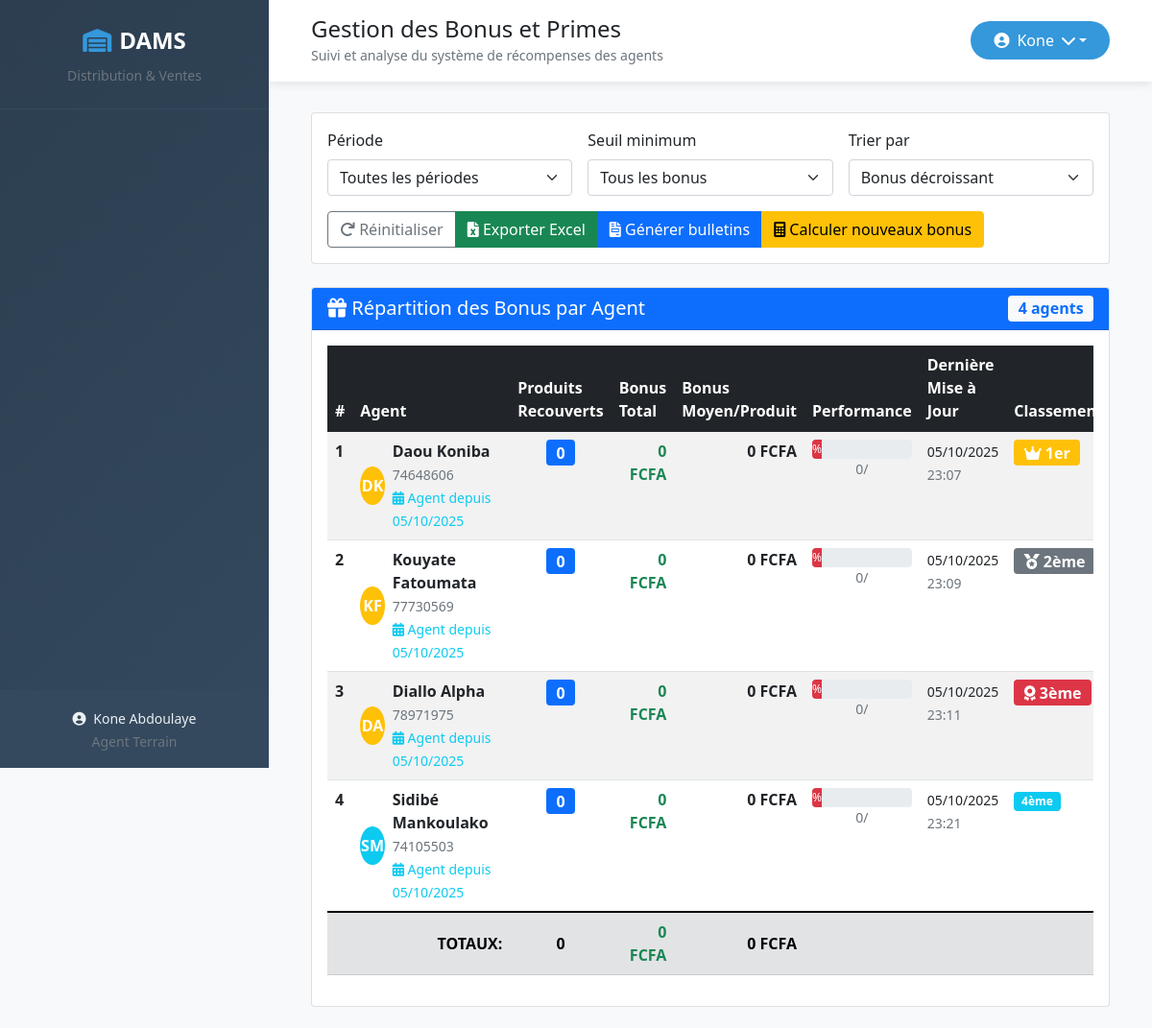
/analyses/bonus (signed in, upper part), run on an earlier commit of the app's database.
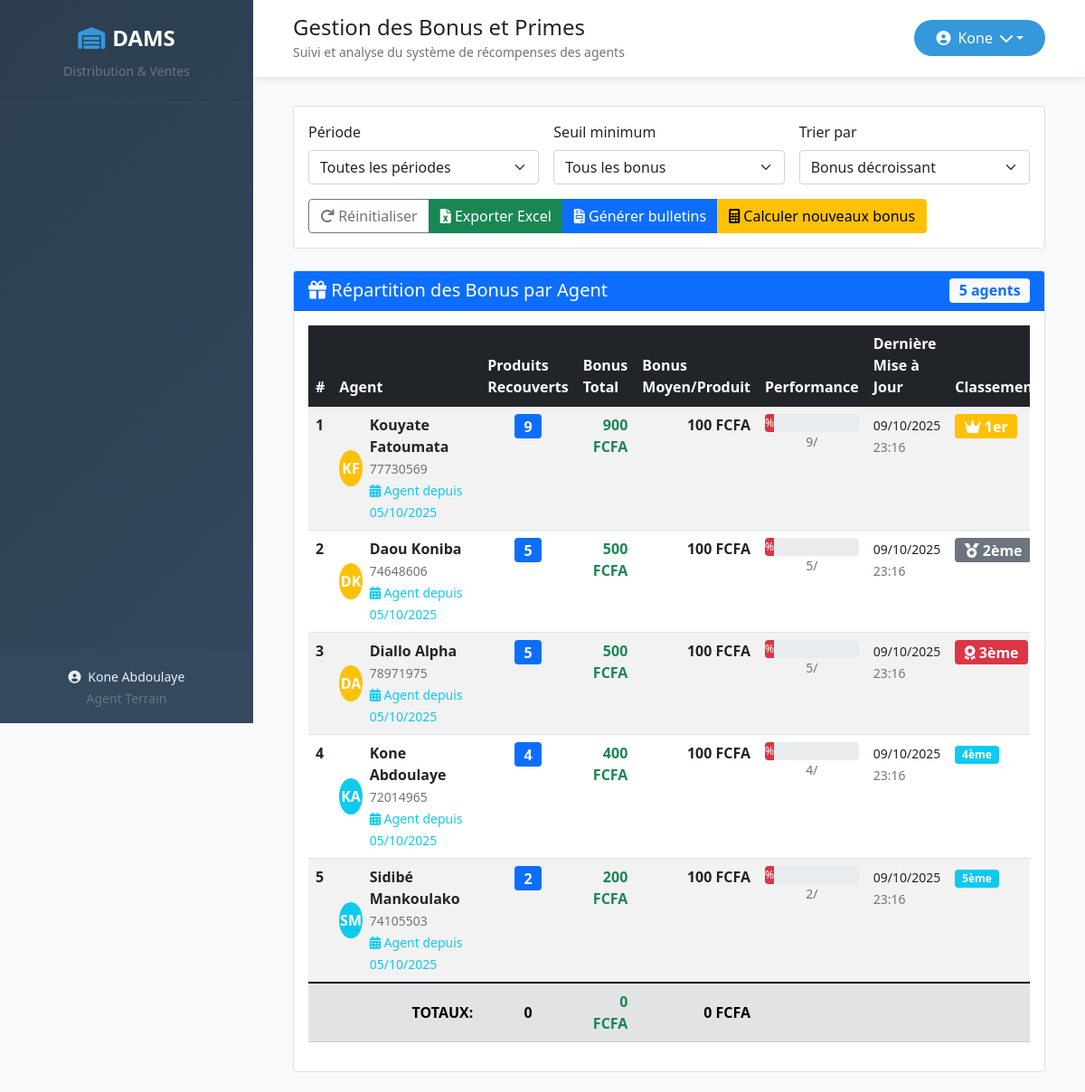
And on a later commit of the database.
### core/models.py (models this page shows, shortened)
class BonusAgent(models.Model):
    agent = models.OneToOneField(
        Agent,
        on_delete=models.CASCADE,
        related_name='bonus'
    )
    nombre_produits_recouverts = models.PositiveIntegerField(default=0)
    total_bonus = models.DecimalField(max_digits=10, decimal_places=2, default=0)
    date_mise_a_jour = models.DateTimeField(auto_now=True)

class Agent(models.Model):
    TYPE_AGENT_CHOICES = (
        ('direction', 'Direction'),
        ('entrepot', 'Superviseur'),
        ('terrain', 'Agent'),
        ('stagiaire', 'Stagiaire'),
    )
    user = models.OneToOneField(User, on_delete=models.CASCADE)
    type_agent = models.CharField(max_length=50, choices=TYPE_AGENT_CHOICES)
    telephone = models.CharField(max_length=50, blank=True, null=True)
    ajustement_solde = models.DecimalField(
        max_digits=12,
        decimal_places=2,
        default=0,
        help_text="Ajustement manuel du solde (+/- FCFA)"
    )
    date_creation = models.DateTimeField(auto_now_add=True)
    date_expiration = models.DateTimeField(
    "Date d’expiration (stagiaire)",
    blank=True, null=True
    )
    @property
    def full_name(self):
        return self.user.get_full_name() or self.user.username

### core/views.py (the view)
# urls.py: path('analyses/bonus', views.tous_les_bonus, name='tous_les_bonus'),
@login_required
def tous_les_bonus(request):
    bonus_agents = BonusAgent.objects.select_related('agent').order_by('-total_bonus')
    context = {
        'bonus_agents': bonus_agents,
        'tous_bonus': True,
    }
    return render(request, 'core/analyses/tous_les_bonus_admin.html', context)

### core/context_processors.py (called while the page is built, shortened)
def agent_context(request):
    context = {}
    return context

### core/templates/core/analyses/tous_les_bonus_admin.html (shortened to what the changed rows need)
{% extends 'base_admin.html' %}
{% load humanize %}
{% block content %}
<div class="container-fluid">
    <div class="row">
        <div class="col-12">
            <div class="card">
                <div class="card-header bg-primary text-white d-flex justify-content-between align-items-center">
                    <h5 class="card-title mb-0">
                        <i class="fas fa-gift"></i> Répartition des Bonus par Agent
                    </h5>
                    <span class="badge bg-light text-primary fs-6">
                        {{ bonus_agents.count }} agent{{ bonus_agents.count|pluralize }}
                    </span>
                </div>
                <div class="card-body">
                    <div class="table-responsive">
                        <table class="table table-hover table-striped" id="tableBonus">
                            <thead class="table-dark">
                                <tr>
                                    <th width="60">#</th>
                                    <th>Agent</th>
                                    <th width="120">Produits Recouverts</th>
                                    <th width="120">Bonus Total</th>
                                    <th width="120">Bonus Moyen/Produit</th>
                                    <th width="100">Performance</th>
                                    <th width="120">Dernière Mise à Jour</th>
                                    <th width="100">Classement</th>
                                </tr>
                            </thead>
                            <tbody>
                                {% for bonus in bonus_agents %}
                                <tr>
                                    <td>
                                        <strong>{{ forloop.counter }}</strong>
                                    </td>
                                    <td>
                                        <div class="d-flex align-items-center">
                                            <div class="avatar-sm bg-{% if forloop.counter <= 3 %}warning{% else %}info{% endif %} rounded-circle d-flex align-items-center justify-content-center me-2"
                                                 style="width: 40px; height: 40px;">
                                                <span class="text-white fw-bold">
                                                    {{ bonus.agent.user.first_name|first }}{{ bonus.agent.user.last_name|first }}
                                                </span>
                                            </div>
                                            <div>
                                                <strong>{{ bonus.agent.full_name }}</strong>
                                                <br>
                                                <small class="text-muted">
                                                    {{ bonus.agent.telephone|default:"Tél. non renseigné" }}
                                                </small>
                                                <br>
                                                <small class="text-info">
                                                    <i class="fas fa-calendar-alt"></i>
                                                    Agent depuis {{ bonus.agent.user.date_joined|date:"d/m/Y" }}
                                                </small>
                                            </div>
                                        </div>
                                    </td>
                                    <td class="text-center">
                                        <span class="badge bg-primary fs-6" data-bs-toggle="tooltip"
                                              title="{{ bonus.nombre_produits_recouverts }} produits recouverts à temps">
                                            {{ bonus.nombre_produits_recouverts|intcomma }}
                                        </span>
                                    </td>
                                    <td class="text-end text-success">
                                        <strong>{{ bonus.total_bonus|floatformat:0|intcomma }} FCFA</strong>
                                    </td>
                                    <td class="text-end">
                                        {% with bonus_moyen=bonus.total_bonus|default:0|floatformat:0 %}
                                        {% widthratio bonus.total_bonus bonus.nombre_produits_recouverts 1 as bonus_par_produit %}
                                        <strong>{{ bonus_par_produit|default:0|floatformat:0|intcomma }} FCFA</strong>
                                        {% endwith %}
                                    </td>
                                    <td>
                                        <div class="progress" style="height: 20px;">
                                            {% with pourcentage_performance=bonus.nombre_produits_recouverts|default:0 %}
                                            {% widthratio bonus.nombre_produits_recouverts objectif_reference 100 as pourcentage %}
                                            <div class="progress-bar bg-{% if pourcentage > 100 %}success{% elif pourcentage > 70 %}warning{% else %}danger{% endif %}"
                                                 style="width: {{ pourcentage }}%"
                                                 data-bs-toggle="tooltip"
                                                 title="{{ pourcentage|floatformat:1 }}% de l'objectif">
                                                {{ pourcentage|floatformat:0 }}%
                                            </div>
                                            {% endwith %}
                                        </div>
                                        <small class="text-muted d-block text-center">
                                            {{ bonus.nombre_produits_recouverts }}/{{ objectif_reference }}
                                        </small>
                                    </td>
                                    <td>
                                        <small>{{ bonus.date_mise_a_jour|date:"d/m/Y" }}</small>
                                        <br>
                                        <small class="text-muted">{{ bonus.date_mise_a_jour|date:"H:i" }}</small>
                                    </td>
                                    <td>
                                        {% if forloop.counter == 1 %}
                                        <span class="badge bg-warning fs-6">
                                            <i class="fas fa-crown"></i> 1er
                                        </span>
                                        {% elif forloop.counter == 2 %}
                                        <span class="badge bg-secondary fs-6">
                                            <i class="fas fa-medal"></i> 2ème
                                        </span>
                                        {% elif forloop.counter == 3 %}
                                        <span class="badge bg-danger fs-6">
                                            <i class="fas fa-award"></i> 3ème
                                        </span>
                                        {% else %}
                                        <span class="badge bg-info">
                                            {{ forloop.counter }}ème
                                        </span>
                                        {% endif %}
                                    </td>
                                </tr>
                                {% endfor %}
                            </tbody>
                            <tfoot class="table-secondary">
                                <tr>
                                    <th colspan="2" class="text-end">TOTAUX:</th>
                                    <th class="text-center">
                                        <strong>{{ total_produits_recouverts|default:0|intcomma }}</strong>
                                    </th>
                                    <th class="text-end text-success">
                                        <strong>{{ total_bonus_distribue|default:0|floatformat:0|intcomma }} FCFA</strong>
                                    </th>
                                    <th class="text-end">
                                        <strong>{{ bonus_moyen_par_produit|default:0|floatformat:0|intcomma }} FCFA</strong>
                                    </th>
                                    <th colspan="4"></th>
                                </tr>
                            </tfoot>
                        </table>
                    </div>
                </div>
            </div>
        </div>
    </div>
</div>
{% endblock %}

What changed in the data, as far as the page shows it:
changed BonusAgent "Kouyate Fatoumata": nombre_produits_recouverts "0" → "9"; total_bonus "0" → "900"; bonus_par_produit "0" → "100"; date_mise_a_jour "05/10/2025" → "09/10/2025"; date_mise_a_jour "23:09" → "23:16"; text "2ème" → "1er"; moves up the list
changed BonusAgent "Daou Koniba": nombre_produits_recouverts "0" → "5"; total_bonus "0" → "500"; bonus_par_produit "0" → "100"; date_mise_a_jour "05/10/2025" → "09/10/2025"; date_mise_a_jour "23:07" → "23:16"; text "1er" → "2ème"
changed BonusAgent "Diallo Alpha": nombre_produits_recouverts "0" → "5"; total_bonus "0" → "500"; bonus_par_produit "0" → "100"; date_mise_a_jour "05/10/2025" → "09/10/2025"; date_mise_a_jour "23:11" → "23:16"
added BonusAgent: agent.user.first_name|first "K", agent.user.last_name|first "A", agent.full_name "Kone Abdoulaye", agent.telephone "72014965", agent.user.date_joined "05/10/2025", nombre_produits_recouverts "4", total_bonus "400", bonus_par_produit "100", date_mise_a_jour "09/10/2025", date_mise_a_jour "23:16"
changed BonusAgent "Sidibé Mankoulako": nombre_produits_recouverts "0" → "2"; total_bonus "0" → "200"; bonus_par_produit "0" → "100"; date_mise_a_jour "05/10/2025" → "09/10/2025"; date_mise_a_jour "23:21" → "23:16"
Also different on the page:
{{ bonus_agents.count }}: "4" → "5"
